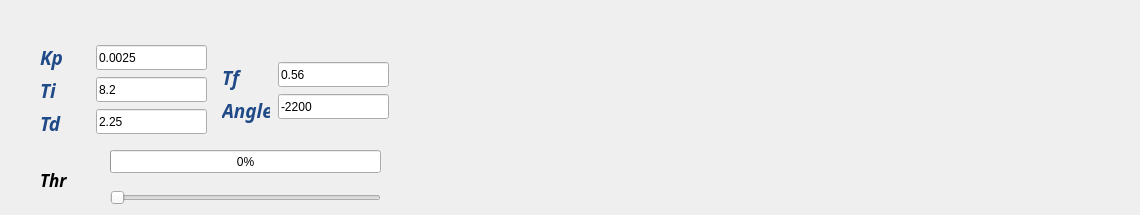
   <widget class="QWidget" name="tab_2">
    <attribute name="title">
     <string>OnePiD</string>
    </attribute>
    <widget class="QLabel" name="lbl_Image">
     <property name="geometry">
      <rect>
       <x>510</x>
       <y>0</y>
       <width>621</width>
       <height>191</height>
      </rect>
     </property>
     <property name="text">
      <string/>
     </property>
    </widget>
    <widget class="QLineEdit" name="lineEdit_Kp">
     <property name="geometry">
      <rect>
       <x>96</x>
       <y>45</y>
       <width>111</width>
       <height>25</height>
      </rect>
     </property>
     <property name="text">
      <string>0.0025</string>
     </property>
    </widget>
    <widget class="QLineEdit" name="lineEdit_Ti">
     <property name="geometry">
      <rect>
       <x>96</x>
       <y>77</y>
       <width>111</width>
       <height>25</height>
      </rect>
     </property>
     <property name="text">
      <string>8.2</string>
     </property>
    </widget>
    <widget class="QLineEdit" name="lineEdit_Td">
     <property name="geometry">
      <rect>
       <x>96</x>
       <y>109</y>
       <width>111</width>
       <height>25</height>
      </rect>
     </property>
     <property name="text">
      <string>2.25</string>
     </property>
    </widget>
    <widget class="QLineEdit" name="lineEdit_Tf">
     <property name="geometry">
      <rect>
       <x>278</x>
       <y>62</y>
       <width>111</width>
       <height>25</height>
      </rect>
     </property>
     <property name="text">
      <string>0.56</string>
     </property>
    </widget>
    <widget class="QLineEdit" name="lineEdit_angle">
     <property name="geometry">
      <rect>
       <x>278</x>
       <y>94</y>
       <width>111</width>
       <height>25</height>
      </rect>
     </property>
     <property name="text">
      <string>-2200</string>
     </property>
    </widget>
    <widget class="QLabel" name="label_3">
     <property name="geometry">
      <rect>
       <x>40</x>
       <y>44</y>
       <width>25</width>
       <height>27</height>
      </rect>
     </property>
     <property name="palette">
      <palette>
       <active>
        <colorrole role="WindowText">
         <brush brushstyle="SolidPattern">
          <color alpha="255">
           <red>32</red>
           <green>74</green>
           <blue>135</blue>
          </color>
         </brush>
        </colorrole>
       </active>
       <inactive>
        <colorrole role="WindowText">
         <brush brushstyle="SolidPattern">
          <color alpha="255">
           <red>32</red>
           <green>74</green>
           <blue>135</blue>
          </color>
         </brush>
        </colorrole>
       </inactive>
       <disabled>
        <colorrole role="WindowText">
         <brush brushstyle="SolidPattern">
          <color alpha="255">
           <red>190</red>
           <green>190</green>
           <blue>190</blue>
          </color>
         </brush>
        </colorrole>
       </disabled>
      </palette>
     </property>
     <property name="font">
      <font>
       <family>Yrsa</family>
       <pointsize>14</pointsize>
       <weight>75</weight>
       <italic>true</italic>
       <bold>true</bold>
      </font>
     </property>
     <property name="text">
      <string>Kp</string>
     </property>
    </widget>
    <widget class="QLabel" name="label_5">
     <property name="geometry">
      <rect>
       <x>40</x>
       <y>77</y>
       <width>22</width>
       <height>27</height>
      </rect>
     </property>
     <property name="palette">
      <palette>
       <active>
        <colorrole role="WindowText">
         <brush brushstyle="SolidPattern">
          <color alpha="255">
           <red>32</red>
           <green>74</green>
           <blue>135</blue>
          </color>
         </brush>
        </colorrole>
       </active>
       <inactive>
        <colorrole role="WindowText">
         <brush brushstyle="SolidPattern">
          <color alpha="255">
           <red>32</red>
           <green>74</green>
           <blue>135</blue>
          </color>
         </brush>
        </colorrole>
       </inactive>
       <disabled>
        <colorrole role="WindowText">
         <brush brushstyle="SolidPattern">
          <color alpha="255">
           <red>190</red>
           <green>190</green>
           <blue>190</blue>
          </color>
         </brush>
        </colorrole>
       </disabled>
      </palette>
     </property>
     <property name="font">
      <font>
       <family>Yrsa</family>
       <pointsize>14</pointsize>
       <weight>75</weight>
       <italic>true</italic>
       <bold>true</bold>
      </font>
     </property>
     <property name="text">
      <string>Ti</string>
     </property>
    </widget>
    <widget class="QLabel" name="label_7">
     <property name="geometry">
      <rect>
       <x>40</x>
       <y>110</y>
       <width>26</width>
       <height>27</height>
      </rect>
     </property>
     <property name="palette">
      <palette>
       <active>
        <colorrole role="WindowText">
         <brush brushstyle="SolidPattern">
          <color alpha="255">
           <red>32</red>
           <green>74</green>
           <blue>135</blue>
          </color>
         </brush>
        </colorrole>
       </active>
       <inactive>
        <colorrole role="WindowText">
         <brush brushstyle="SolidPattern">
          <color alpha="255">
           <red>32</red>
           <green>74</green>
           <blue>135</blue>
          </color>
         </brush>
        </colorrole>
       </inactive>
       <disabled>
        <colorrole role="WindowText">
         <brush brushstyle="SolidPattern">
          <color alpha="255">
           <red>190</red>
           <green>190</green>
           <blue>190</blue>
          </color>
         </brush>
        </colorrole>
       </disabled>
      </palette>
     </property>
     <property name="font">
      <font>
       <family>Yrsa</family>
       <pointsize>14</pointsize>
       <weight>75</weight>
       <italic>true</italic>
       <bold>true</bold>
      </font>
     </property>
     <property name="text">
      <string>Td</string>
     </property>
    </widget>
    <widget class="QLabel" name="label_6">
     <property name="geometry">
      <rect>
       <x>222</x>
       <y>64</y>
       <width>24</width>
       <height>27</height>
      </rect>
     </property>
     <property name="palette">
      <palette>
       <active>
        <colorrole role="WindowText">
         <brush brushstyle="SolidPattern">
          <color alpha="255">
           <red>32</red>
           <green>74</green>
           <blue>135</blue>
          </color>
         </brush>
        </colorrole>
       </active>
       <inactive>
        <colorrole role="WindowText">
         <brush brushstyle="SolidPattern">
          <color alpha="255">
           <red>32</red>
           <green>74</green>
           <blue>135</blue>
          </color>
         </brush>
        </colorrole>
       </inactive>
       <disabled>
        <colorrole role="WindowText">
         <brush brushstyle="SolidPattern">
          <color alpha="255">
           <red>190</red>
           <green>190</green>
           <blue>190</blue>
          </color>
         </brush>
        </colorrole>
       </disabled>
      </palette>
     </property>
     <property name="font">
      <font>
       <family>Yrsa</family>
       <pointsize>14</pointsize>
       <weight>75</weight>
       <italic>true</italic>
       <bold>true</bold>
      </font>
     </property>
     <property name="text">
      <string>Tf</string>
     </property>
    </widget>
    <widget class="QLabel" name="label_4">
     <property name="geometry">
      <rect>
       <x>222</x>
       <y>97</y>
       <width>48</width>
       <height>27</height>
      </rect>
     </property>
     <property name="palette">
      <palette>
       <active>
        <colorrole role="WindowText">
         <brush brushstyle="SolidPattern">
          <color alpha="255">
           <red>32</red>
           <green>74</green>
           <blue>135</blue>
          </color>
         </brush>
        </colorrole>
       </active>
       <inactive>
        <colorrole role="WindowText">
         <brush brushstyle="SolidPattern">
          <color alpha="255">
           <red>32</red>
           <green>74</green>
           <blue>135</blue>
          </color>
         </brush>
        </colorrole>
       </inactive>
       <disabled>
        <colorrole role="WindowText">
         <brush brushstyle="SolidPattern">
          <color alpha="255">
           <red>190</red>
           <green>190</green>
           <blue>190</blue>
          </color>
         </brush>
        </colorrole>
       </disabled>
      </palette>
     </property>
     <property name="font">
      <font>
       <family>Yrsa</family>
       <pointsize>14</pointsize>
       <weight>75</weight>
       <italic>true</italic>
       <bold>true</bold>
      </font>
     </property>
     <property name="text">
      <string>Angle</string>
     </property>
    </widget>
    <widget class="QLabel" name="label_13">
     <property name="geometry">
      <rect>
       <x>40</x>
       <y>170</y>
       <width>41</width>
       <height>20</height>
      </rect>
     </property>
     <property name="font">
      <font>
       <family>Yrsa</family>
       <pointsize>13</pointsize>
       <weight>75</weight>
       <italic>true</italic>
       <bold>true</bold>
      </font>
     </property>
     <property name="text">
      <string>Thr</string>
     </property>
    </widget>
    <widget class="QSlider" name="horizontalSlider_3">
     <property name="geometry">
      <rect>
       <x>110</x>
       <y>190</y>
       <width>271</width>
       <height>16</height>
      </rect>
     </property>
     <property name="minimum">
      <number>1000</number>
     </property>
     <property name="maximum">
      <number>2000</number>
     </property>
     <property name="orientation">
      <enum>Qt::Horizontal</enum>
     </property>
    </widget>
    <widget class="QProgressBar" name="progressBar_3">
     <property name="geometry">
      <rect>
       <x>110</x>
       <y>150</y>
       <width>271</width>
       <height>23</height>
      </rect>
     </property>
     <property name="minimum">
      <number>1000</number>
     </property>
     <property name="maximum">
      <number>2000</number>
     </property>
     <property name="value">
      <number>1000</number>
     </property>
    </widget>
   </widget>
